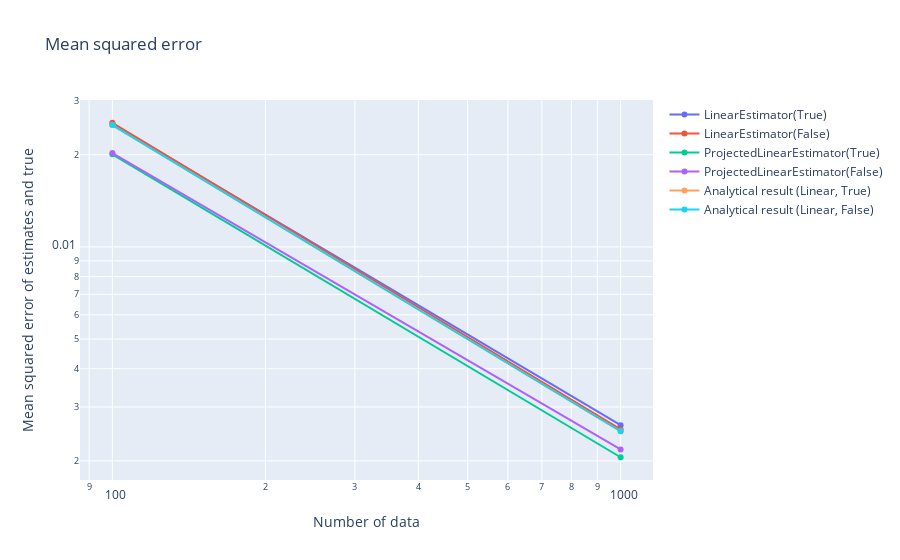

The notebook cell saved with this chart:
### Code cell
# MSEの表示
fig = data_analysis.make_mses_graph_estimation_results(
    estimation_results_list,
    case_names=case_name_list,
    true_object=true_object,
    tester_objects=tester_objects,
)
print("case2: 軸から一番離れた表面")
fig.show()

### Figure 1 — Plotly figure (JSON) as saved in the notebook; plotly's stock layout.template omitted (floating-point values rounded to 4 significant figures)
{"data": [{"mode": "lines+markers", "name": "LinearEstimator(True)", "type": "scatter", "x": [100, 1000], "y": [0.02524, 0.002616]}, {"mode": "lines+markers", "name": "LinearEstimator(False)", "type": "scatter", "x": [100, 1000], "y": [0.02544, 0.002535]}, {"mode": "lines+markers", "name": "ProjectedLinearEstimator(True)", "type": "scatter", "x": [100, 1000], "y": [0.02006, 0.002056]}, {"mode": "lines+markers", "name": "ProjectedLinearEstimator(False)", "type": "scatter", "x": [100, 1000], "y": [0.02025, 0.00218]}, {"mode": "lines+markers", "name": "Analytical result (Linear, True)", "type": "scatter", "x": [100, 1000], "y": [0.025, 0.0025]}, {"mode": "lines+markers", "name": "Analytical result (Linear, False)", "type": "scatter", "x": [100, 1000], "y": [0.025, 0.0025]}], "layout": {"title": {"text": "Mean squared error"}, "xaxis": {"title": {"text": "Number of data"}, "type": "log"}, "yaxis": {"title": {"text": "Mean squared error of estimates and true"}, "type": "log"}}}
